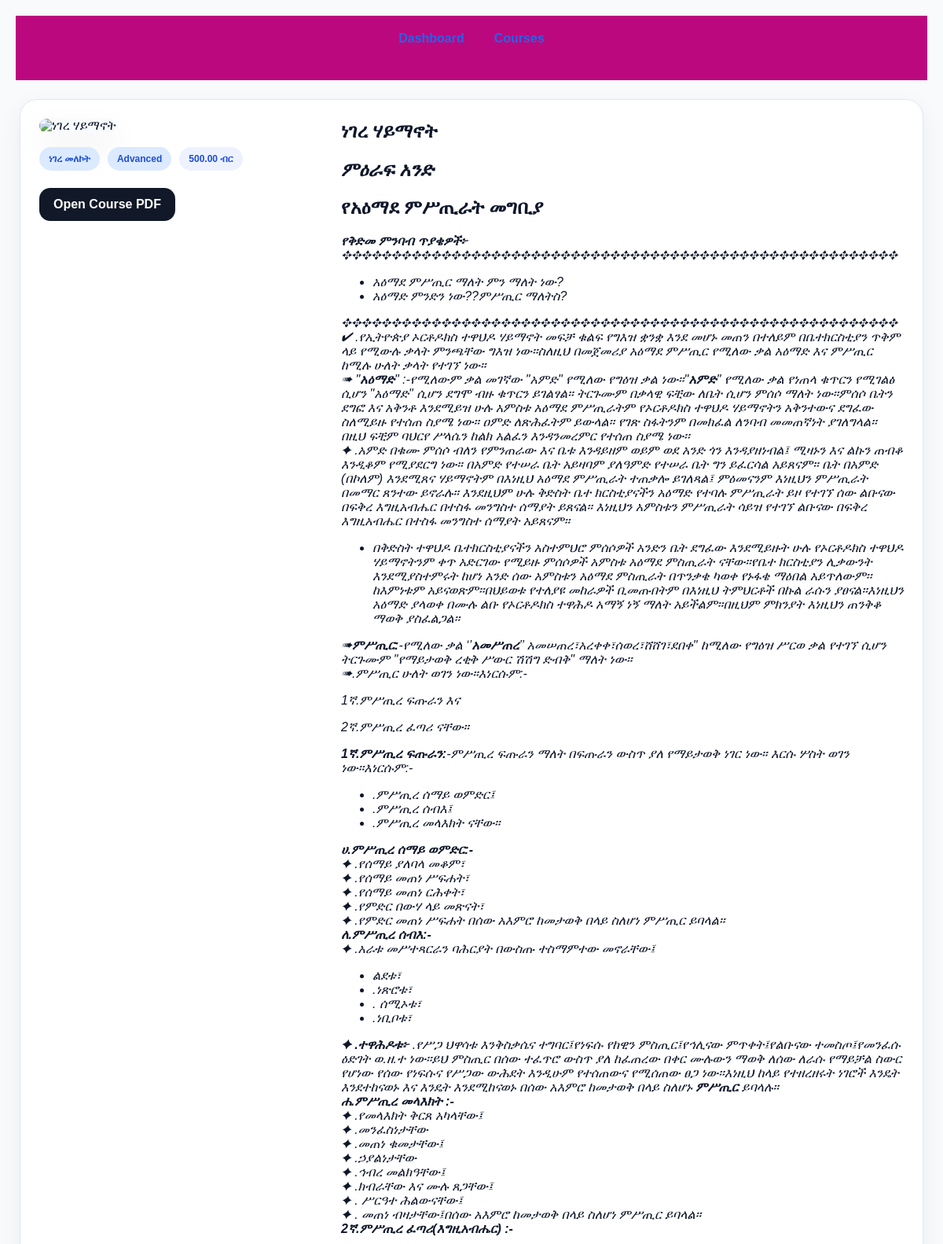
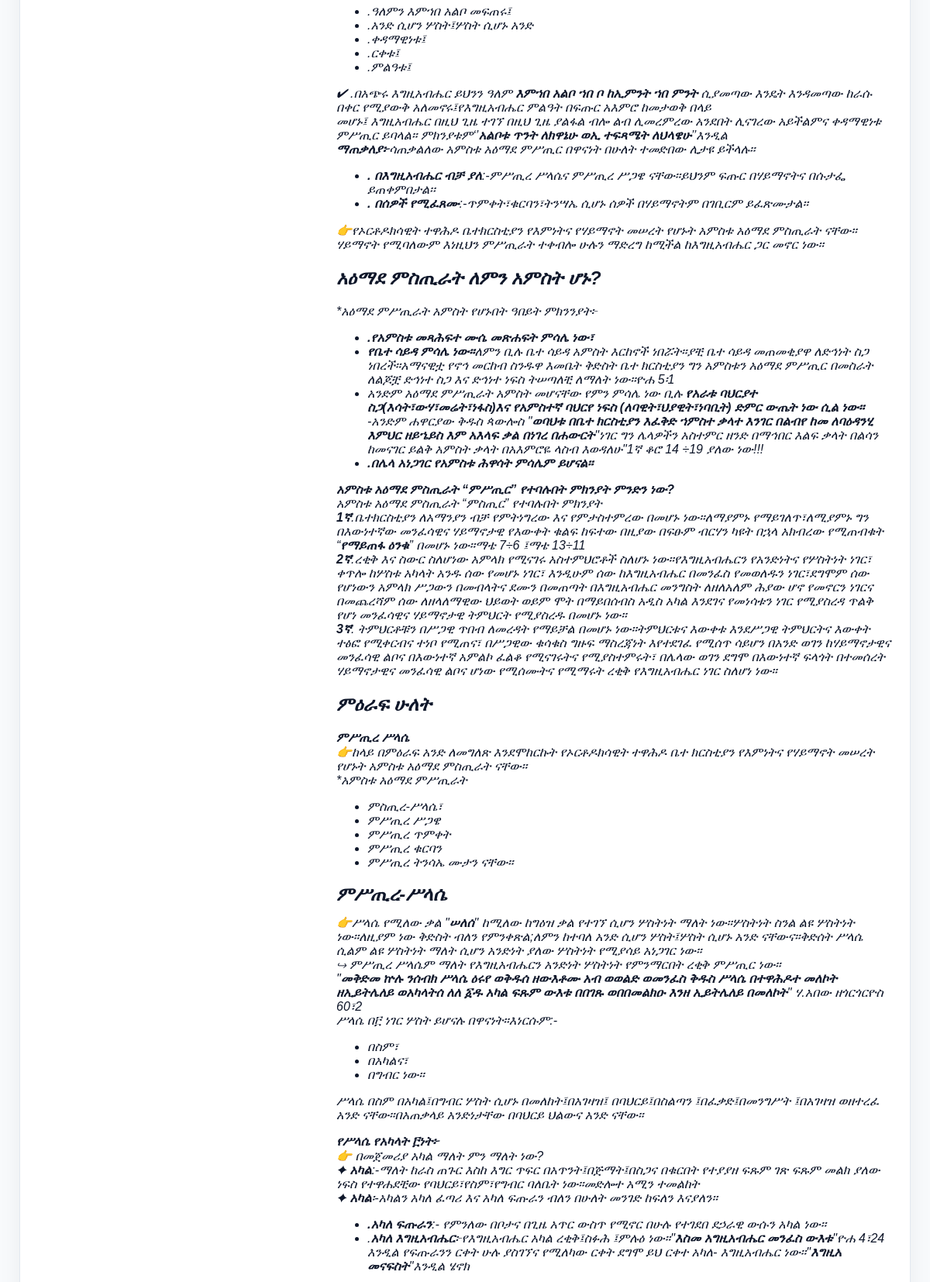
Page /course_details.php?id=8 (signed in, upper part) on the committed database (2 pictures, top to bottom).
### tables this page shows
CREATE TABLE `courses` (
  `id` int(11) NOT NULL AUTO_INCREMENT,
  `course_name` varchar(255) NOT NULL,
  `course_code` varchar(50) NOT NULL,
  `short_description` text DEFAULT NULL,
  `description` text DEFAULT NULL,
  `category` varchar(100) DEFAULT NULL,
  `level` varchar(50) DEFAULT NULL,
  `thumbnail` varchar(255) DEFAULT NULL,
  `price` decimal(10,2) NOT NULL DEFAULT 0.00,
  `instructor` varchar(255) DEFAULT NULL,
  `pdf_file` varchar(255) DEFAULT NULL,
  `tutorial_topic` varchar(255) DEFAULT NULL,
  `tutorial_text` text DEFAULT NULL,
  `tutorial_image` varchar(255) DEFAULT NULL,
  `tutorial_audio` varchar(255) DEFAULT NULL,
  `tutorial_video` varchar(255) DEFAULT NULL,
  `modules` text DEFAULT NULL,
  `quiz` text DEFAULT NULL,
  `assignment` text DEFAULT NULL,
  `certificate_requirements` text DEFAULT NULL,
  `created_at` datetime DEFAULT current_timestamp(),
  `instructor_bio` text DEFAULT NULL,
  `instructor_image` varchar(255) DEFAULT NULL,
  PRIMARY KEY (`id`),
  UNIQUE KEY `course_code` (`course_code`)
);

### course_details.php (the view, shortened to what this page needs)
<?php
require_once __DIR__ . '/db.php';
$courseId = (int)($_GET['id'] ?? 0);
$course = null;
try {
    $stmt = $pdo->prepare('SELECT * FROM courses WHERE id = :id LIMIT 1');
    $stmt->execute([':id' => $courseId]);
    $course = $stmt->fetch(PDO::FETCH_ASSOC);
} catch (Throwable $e) {
    error_log('Course details lookup failed: ' . $e->getMessage());
    $course = null;
}
$courseOverviewContent = trim((string)($course['description'] ?? ''));
$courseSummaryCopy = trim((string)($course['short_description'] ?? ''));
if ($courseSummaryCopy === '') {
    $courseSummaryCopy = $courseOverviewContent;
}
?>
<!DOCTYPE html>
<html lang="am">
<head>
    <link rel="stylesheet" href="sofonyas (1).css">
</head>
<body>
    <nav>
        <ul>
            <li><a href="student_dashboard.php">Dashboard</a></li>
            <li><a href="courses.php">Courses</a></li>
        </ul>
    </nav>
    <section class="card course-hero-card">
        <div class="course-hero-grid">
            <div class="course-hero-media">
                <img src="<?php echo htmlspecialchars(publicMediaUrl($course['thumbnail'] ?? ''), ENT_QUOTES, 'UTF-8'); ?>" alt="<?php echo htmlspecialchars($course['course_name'] ?? 'Course', ENT_QUOTES, 'UTF-8'); ?>">
                <div class="course-tag-row">
                    <span class="pill info"><?php echo safe($course['category'] ?? 'General'); ?></span>
                    <span class="pill success"><?php echo safe($course['level'] ?? 'Beginner'); ?></span>
                    <span class="pill" style="background:#eef2ff; color:#1d4ed8;"><?php echo number_format((float)($course['price'] ?? 0), 2); ?> ብር</span>
                </div>
                <?php if (!empty($course['pdf_file'])): ?>
                    <p style="margin-top:16px;"><a class="button secondary" href="<?php echo htmlspecialchars(publicMediaUrl($course['pdf_file']), ENT_QUOTES, 'UTF-8'); ?>" target="_blank">Open Course PDF</a></p>
                <?php endif; ?>
            </div>
            <div class="course-hero-copy">
                <h2><?php echo htmlspecialchars($course['course_name'] ?? 'Course', ENT_QUOTES, 'UTF-8'); ?></h2>
                <p class="muted"><?php echo renderSafeCourseContent($courseSummaryCopy !== '' ? $courseSummaryCopy : 'No course summary is available yet.'); ?></p>
            </div>
        </div>
    </section>
</body>
</html>

### db.php (shortened to what this page needs)
<?php
if (!function_exists('safe')) {
    function safe($value): string
    {
        if (is_scalar($value)) {
            return htmlspecialchars((string)$value, ENT_QUOTES, 'UTF-8');
        }
        return '';
    }
}
function sanitizeRichText($value): string {
    $text = (string)($value ?? '');
    $text = str_replace(['&nbsp;', '&#160;', "\xC2\xA0"], ' ', $text);
    return trim($text);
}
function renderSafeCourseContent($value): string
{
    $html = sanitizeRichText($value);
    $html = preg_replace('/<script\b[^>]*>.*?<\/script>/is', '', $html);
    $html = preg_replace('/<style\b[^>]*>.*?<\/style>/is', '', $html);
    $html = preg_replace('/<iframe\b[^>]*>.*?<\/iframe>/is', '', $html);
    $html = preg_replace('/on\w+\s*=\s*("[^"]*"|\'[^\']*\')/i', '', $html);
    $html = preg_replace('/javascript:/i', '', $html);
    $html = preg_replace('/\b(vbscript|data):/i', '', $html);
    $dom = new DOMDocument('1.0', 'UTF-8');
    $wrapped = '<div>' . $html . '</div>';
    $dom->loadHTML('<?xml version="1.0" encoding="UTF-8"?>' . $wrapped, LIBXML_HTML_NOIMPLIED | LIBXML_HTML_NODEFDTD);
    $wrapper = $dom->getElementsByTagName('div')->item(0);
    if ($wrapper instanceof DOMElement) {
        $content = $dom->saveHTML($wrapper);
        return trim((string)preg_replace('/^<div>|<\/div>$/i', '', $content));
    }
    return trim((string)$html);
}
function publicMediaUrl($value): string
{
    $path = trim((string)($value ?? ''));
    if ($path === '') {
        return '';
    }
    $normalized = str_replace('\\', '/', $path);
    if (preg_match('~^(uploads/|course_media/|uploads$|course_media$)~i', $normalized) === 1) {
        return buildAppUrl($normalized);
    }
    return $path;
}
function buildAppUrl(string $path = ''): string
{
    $scheme = (!empty($_SERVER['HTTPS']) && $_SERVER['HTTPS'] !== 'off') ? 'https' : 'http';
    $host = $_SERVER['HTTP_HOST'] ?? 'localhost';
    $basePath = '';
    if (!empty($_SERVER['SCRIPT_NAME'])) {
        $scriptDir = rtrim(dirname($_SERVER['SCRIPT_NAME']), '/');
    }
    $relativePath = ltrim($path, '/');
    return $scheme . '://' . $host . $basePath . '/' . $relativePath;
}

### sofonyas (1).css (style rules this page uses)
html { scroll-behavior: smooth; }
body { font-family: 'Noto Sans Ethiopic', sans-serif; background: linear-gradient(135deg, #eff6ff 0%, #f8fafc 45%, #eef2ff 100%); margin: 0; padding: 0; text-align: center; color: #1f2937; }
nav { background: #bb087f; padding: 12px 16px; position: sticky; top: 0; z-index: 1000; display: flex; align-items: center; justify-content: space-between; gap: 12px; }
nav ul { list-style: none; display: flex; flex-wrap: wrap; justify-content: center; gap: 12px; margin: 0; padding: 0; flex: 1; }
nav a { color: #fff; text-decoration: none; font-weight: 700; padding: 8px 10px; border-radius: 8px; display: inline-block; transition: background-color 0.18s ease, transform 0.18s ease, box-shadow 0.2s ease; }
section { padding: 20px; max-width: 1200px; margin: auto; }
.card { background: #ffffff; padding: 24px; margin: 24px auto; border-radius: 16px; box-shadow: 0 18px 40px rgba(15, 23, 42, 0.14); text-align: left; max-width: 1100px; }
.button { display: inline-block; background: #2563eb; color: #fff; text-decoration: none; padding: 10px 14px; border-radius: 8px; font-weight: 700; margin: 6px 6px 0 0; transition: transform 0.2s ease, box-shadow 0.2s ease, background 0.2s ease; }
.button.secondary { background: #630ae0; }
.muted { color: #475569; }
.card { transition: transform 0.25s ease, box-shadow 0.25s ease; }
.button, .lang-btn, nav a, .slider-dot { transition: transform 0.24s ease, box-shadow 0.24s ease, background-color 0.24s ease; }

### course_details.php (style rules this page uses)
body { background: #f8fafc; color: #0f172a; font-family: Arial, sans-serif; margin: 0; padding: 20px; overflow-x: hidden; }
nav ul { display:flex; flex-wrap:wrap; gap:18px; list-style:none; padding:0; margin:0 0 24px; }
nav a { color:#2563eb; text-decoration:none; font-weight:700; }
.card { background:#ffffff; border:1px solid #e2e8f0; border-radius:22px; box-shadow:0 10px 30px rgba(15,23,42,0.06); padding:24px; margin-bottom:24px; }
.pill { display:inline-flex; align-items:center; justify-content:center; padding:8px 12px; border-radius:999px; font-size:12px; font-weight:700; color:#1d4ed8; background:#dbeafe; }
.button { display:inline-flex; align-items:center; justify-content:center; padding:12px 18px; border:none; border-radius:14px; background:#2563eb; color:#fff; text-decoration:none; font-weight:700; cursor:pointer; }
.button.secondary { background:#111827; }
.muted { color:#64748b; }
.course-hero-card { margin-top:24px; }
.course-hero-grid { display:grid; gap:24px; grid-template-columns: minmax(280px, 360px) 1fr; align-items:start; }
.course-hero-media img { width:100%; border-radius:18px; object-fit:contain; max-height:420px; box-shadow:0 18px 40px rgba(15,23,42,0.08); background:#f8fafc; }
.course-tag-row, .course-hero-actions, .resume-actions { display:flex; flex-wrap:wrap; gap:10px; }
.course-tag-row { margin-top:18px; }
.course-hero-copy h2 { margin:0 0 12px; font-size: clamp(1.4rem, 2vw, 2rem); line-height:1.3; word-break:break-word; overflow-wrap:anywhere; }
.course-hero-copy .muted { margin-top:0; line-height:1.75; }
.course-hero-copy .rich-content, .course-hero-copy .muted, .course-hero-copy p, .tab-pane h3, .tab-pane h4 { overflow-wrap:anywhere; word-break:break-word; }

### rows in the picture
courses: category "ነገረ መለኮት", level "Advanced", price "500.00", course_name "ነገረ ሃይማኖት", description "ምዕራፍ አንድ የአዕማደ ምሥጢራት መግቢያ የቅድመ ምንባብ ጥያቄዎች፦ ✥✥✥✥✥✥✥✥✥✥✥✥✥✥✥✥✥✥✥✥✥✥✥✥✥✥✥✥✥✥✥✥✥✥✥✥✥✥✥✥✥✥✥✥✥✥✥✥✥✥✥✥✥✥✥✥ አዕማደ ምሥጢር ማለት ምን ማለት ነው? አዕማድ ምንድን ነው??ምሥጢር ማለትስ? ✥✥✥✥✥✥✥✥✥✥✥✥✥✥✥✥✥✥✥✥✥✥✥✥✥✥✥✥✥✥✥✥✥✥✥✥✥✥✥✥✥✥✥✥✥✥✥✥✥✥✥✥✥✥✥✥ ✔ .የኢትዮጵያ ኦርቶዶክስ ተዋህዶ ሃይማኖት መፍቻ ቁልፍ የግእዝ ቋንቋ እንደ መሆኑ መጠን በተለይም በቤተክርስቲያን ጥቅም ላይ የሚውሉ ቃላት ምንጫቸው ግእዝ ነው፡፡ስለዚህ በመጀመሪያ አዕማደ ምሥጢር የሚለው ቃል አዕማድ እና ምሥጢር ከሚሉ ሁለት ቃላት የተገኘ ነው። ➠ \" አዕማድ \" :-የሚለውም ቃል መገኛው \"አምድ\" የሚለው የግዕዝ ቃል ነው፡፡\" አምድ \" የሚለው ቃል የነጠላ ቁጥርን የሚገልፅ ሲሆን \"አዕማድ\" ሲሆን ደግሞ ብዙ ቁጥርን ይገልፃል፡፡ ትርጉሙም በቃላዊ ፍቺው ለቤት ሲሆን ምሰሶ ማለት ነው፡፡ምሰሶ ቤትን ደግፎ እና አቅንቶ እንደሚይዝ ሁሉ አምስቱ አዕማደ ምሥጢራትም የኦርቶዶክስ ተዋህዶ ሃይማኖትን አቅንተውና ደግፈው ስለሚይዙ የተሰጠ ስያሜ ነው፡፡ ዐምድ ለጽሕፈትም ይውላል፡፡ የገጽ ስፋትንም በመክፈል ለንባብ መመጠኛነት ያገለግላል፡፡ በዚህ ፍቺም ባህርየ ሥላሴን…"
